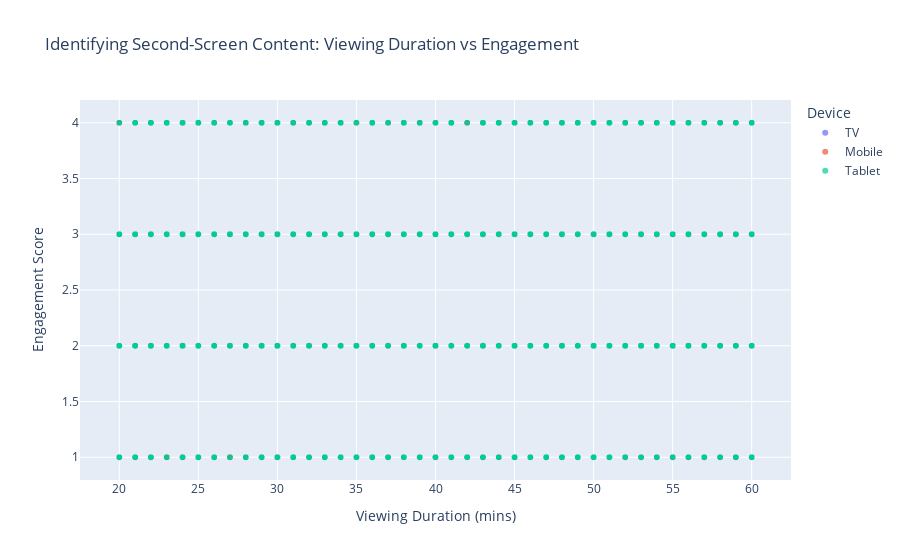
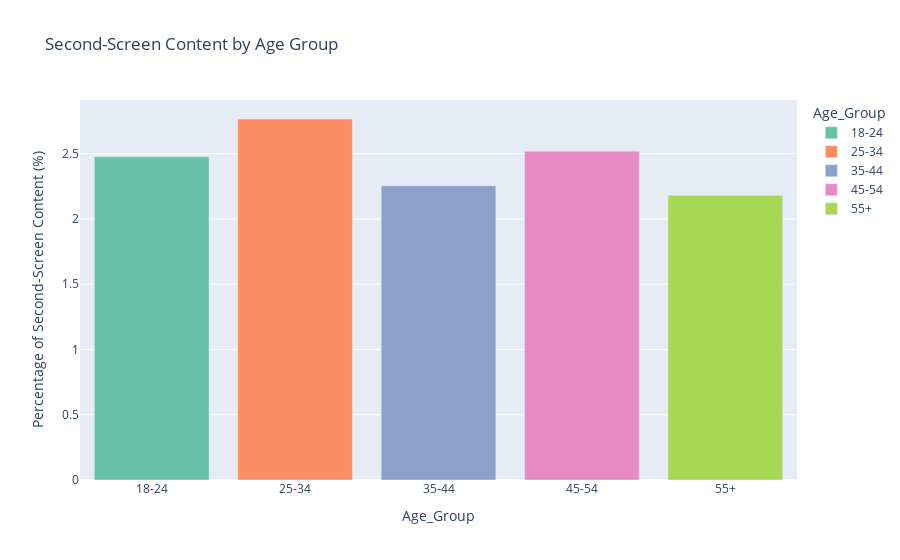
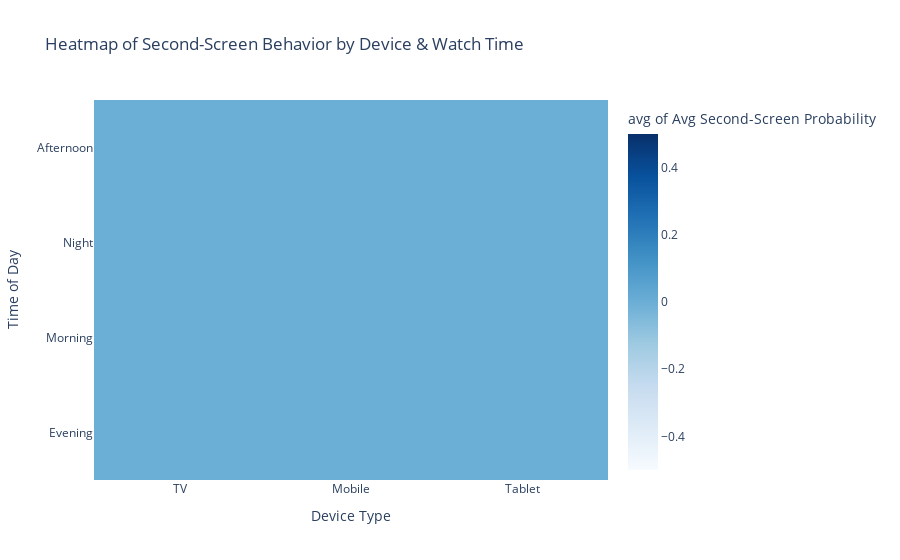

These figures' notebook cell, in order:
### Code cell
df["Engagement_Score"] = (df["Likes"].map({"Yes": 1, "No": 0}) + 
                          df["Shares"].map({"Yes": 1, "No": 0}) + 
                          df["Comments"].notna().astype(int) + 
                          df["Re-watched"].map({"Yes": 1, "No": 0}))


fig1 = px.scatter(df, x="Viewing_Duration", y="Engagement_Score", color="Device",
                  title="Identifying Second-Screen Content: Viewing Duration vs Engagement",
                  labels={"Viewing_Duration": "Viewing Duration (mins)", "Engagement_Score": "Engagement Score"},
                  opacity=0.7, hover_data=["Title", "Age_Group", "Watch_Time_Of_Day"])


df["Is_Second_Screen"] = (df["Viewing_Duration"] > df["Viewing_Duration"].median()) & (df["Engagement_Score"] <= 1)
second_screen_by_age = df.groupby("Age_Group")["Is_Second_Screen"].mean().reset_index()
second_screen_by_age["Is_Second_Screen"] *= 100 


fig2 = px.bar(second_screen_by_age, x="Age_Group", y="Is_Second_Screen", 
              title="Second-Screen Content by Age Group",
              labels={"Is_Second_Screen": "Percentage of Second-Screen Content (%)"},
              color="Age_Group", color_discrete_sequence=px.colors.qualitative.Set2)


fig3 = px.density_heatmap(df, x="Device", y="Watch_Time_Of_Day", z="Is_Second_Screen",
                          histfunc="avg", color_continuous_scale="Blues",
                          title="Heatmap of Second-Screen Behavior by Device & Watch Time",
                          labels={"Is_Second_Screen": "Avg Second-Screen Probability", "Device": "Device Type", "Watch_Time_Of_Day": "Time of Day"})


fig1.show()
fig2.show()
fig3.show()

### Figure 1 — Plotly figure (JSON) as saved in the notebook; plotly's stock layout.template omitted (floating-point values rounded to 4 significant figures; data arrays with more than 128 entries replaced by an {"elided": "..."} marker saying what was removed)
{"data": [{"customdata": {"elided": "5021x3 str values"}, "hovertemplate": "Device=TV<br>Viewing Duration (mins)=%{x}<br>Engagement Score=%{y}<br>Title=%{customdata[0]}<br>Age_Group=%{customdata[1]}<br>Watch_Time_Of_Day=%{customdata[2]}<extra></extra>", "legendgroup": "TV", "marker": {"color": "#636efa", "opacity": 0.7, "symbol": "circle"}, "mode": "markers", "name": "TV", "showlegend": true, "type": "scattergl", "x": {"elided": "5021 int values"}, "xaxis": "x", "y": {"elided": "5021 int values"}, "yaxis": "y"}, {"customdata": {"elided": "5057x3 str values"}, "hovertemplate": "Device=Mobile<br>Viewing Duration (mins)=%{x}<br>Engagement Score=%{y}<br>Title=%{customdata[0]}<br>Age_Group=%{customdata[1]}<br>Watch_Time_Of_Day=%{customdata[2]}<extra></extra>", "legendgroup": "Mobile", "marker": {"color": "#EF553B", "opacity": 0.7, "symbol": "circle"}, "mode": "markers", "name": "Mobile", "showlegend": true, "type": "scattergl", "x": {"elided": "5057 int values"}, "xaxis": "x", "y": {"elided": "5057 int values"}, "yaxis": "y"}, {"customdata": {"elided": "4982x3 str values"}, "hovertemplate": "Device=Tablet<br>Viewing Duration (mins)=%{x}<br>Engagement Score=%{y}<br>Title=%{customdata[0]}<br>Age_Group=%{customdata[1]}<br>Watch_Time_Of_Day=%{customdata[2]}<extra></extra>", "legendgroup": "Tablet", "marker": {"color": "#00cc96", "opacity": 0.7, "symbol": "circle"}, "mode": "markers", "name": "Tablet", "showlegend": true, "type": "scattergl", "x": {"elided": "4982 int values"}, "xaxis": "x", "y": {"elided": "4982 int values"}, "yaxis": "y"}], "layout": {"legend": {"title": {"text": "Device"}, "tracegroupgap": 0}, "title": {"text": "Identifying Second-Screen Content: Viewing Duration vs Engagement"}, "xaxis": {"anchor": "y", "domain": [0, 1], "title": {"text": "Viewing Duration (mins)"}}, "yaxis": {"anchor": "x", "domain": [0, 1], "title": {"text": "Engagement Score"}}}}

### Figure 2 — Plotly figure (JSON) as saved in the notebook; plotly's stock layout.template omitted (floating-point values rounded to 4 significant figures)
{"data": [{"alignmentgroup": "True", "hovertemplate": "Age_Group=%{x}<br>Percentage of Second-Screen Content (%)=%{y}<extra></extra>", "legendgroup": "18-24", "marker": {"color": "rgb(102,194,165)", "pattern": {"shape": ""}}, "name": "18-24", "offsetgroup": "18-24", "orientation": "v", "showlegend": true, "textposition": "auto", "type": "bar", "x": ["18-24"], "xaxis": "x", "y": [2.477], "yaxis": "y"}, {"alignmentgroup": "True", "hovertemplate": "Age_Group=%{x}<br>Percentage of Second-Screen Content (%)=%{y}<extra></extra>", "legendgroup": "25-34", "marker": {"color": "rgb(252,141,98)", "pattern": {"shape": ""}}, "name": "25-34", "offsetgroup": "25-34", "orientation": "v", "showlegend": true, "textposition": "auto", "type": "bar", "x": ["25-34"], "xaxis": "x", "y": [2.766], "yaxis": "y"}, {"alignmentgroup": "True", "hovertemplate": "Age_Group=%{x}<br>Percentage of Second-Screen Content (%)=%{y}<extra></extra>", "legendgroup": "35-44", "marker": {"color": "rgb(141,160,203)", "pattern": {"shape": ""}}, "name": "35-44", "offsetgroup": "35-44", "orientation": "v", "showlegend": true, "textposition": "auto", "type": "bar", "x": ["35-44"], "xaxis": "x", "y": [2.254], "yaxis": "y"}, {"alignmentgroup": "True", "hovertemplate": "Age_Group=%{x}<br>Percentage of Second-Screen Content (%)=%{y}<extra></extra>", "legendgroup": "45-54", "marker": {"color": "rgb(231,138,195)", "pattern": {"shape": ""}}, "name": "45-54", "offsetgroup": "45-54", "orientation": "v", "showlegend": true, "textposition": "auto", "type": "bar", "x": ["45-54"], "xaxis": "x", "y": [2.519], "yaxis": "y"}, {"alignmentgroup": "True", "hovertemplate": "Age_Group=%{x}<br>Percentage of Second-Screen Content (%)=%{y}<extra></extra>", "legendgroup": "55+", "marker": {"color": "rgb(166,216,84)", "pattern": {"shape": ""}}, "name": "55+", "offsetgroup": "55+", "orientation": "v", "showlegend": true, "textposition": "auto", "type": "bar", "x": ["55+"], "xaxis": "x", "y": [2.181], "yaxis": "y"}], "layout": {"barmode": "relative", "legend": {"title": {"text": "Age_Group"}, "tracegroupgap": 0}, "title": {"text": "Second-Screen Content by Age Group"}, "xaxis": {"anchor": "y", "categoryarray": ["18-24", "25-34", "35-44", "45-54", "55+"], "categoryorder": "array", "domain": [0, 1], "title": {"text": "Age_Group"}}, "yaxis": {"anchor": "x", "domain": [0, 1], "title": {"text": "Percentage of Second-Screen Content (%)"}}}}

### Figure 3 — Plotly figure (JSON) as saved in the notebook; plotly's stock layout.template omitted (floating-point values rounded to 4 significant figures; data arrays with more than 128 entries replaced by an {"elided": "..."} marker saying what was removed)
{"data": [{"coloraxis": "coloraxis", "histfunc": "avg", "hovertemplate": "Device Type=%{x}<br>Time of Day=%{y}<br>avg of Avg Second-Screen Probability=%{z}<extra></extra>", "name": "", "type": "histogram2d", "x": {"elided": "15060 str values"}, "xaxis": "x", "xbingroup": "x", "y": {"elided": "15060 str values"}, "yaxis": "y", "ybingroup": "y", "z": {"elided": "15060 bool values"}}], "layout": {"coloraxis": {"colorbar": {"title": {"text": "avg of Avg Second-Screen Probability"}}, "colorscale": [[0, "rgb(247,251,255)"], [0.125, "rgb(222,235,247)"], [0.25, "rgb(198,219,239)"], [0.375, "rgb(158,202,225)"], [0.5, "rgb(107,174,214)"], [0.625, "rgb(66,146,198)"], [0.75, "rgb(33,113,181)"], [0.875, "rgb(8,81,156)"], [1, "rgb(8,48,107)"]]}, "legend": {"tracegroupgap": 0}, "title": {"text": "Heatmap of Second-Screen Behavior by Device & Watch Time"}, "xaxis": {"anchor": "y", "domain": [0, 1], "title": {"text": "Device Type"}}, "yaxis": {"anchor": "x", "domain": [0, 1], "title": {"text": "Time of Day"}}}}
